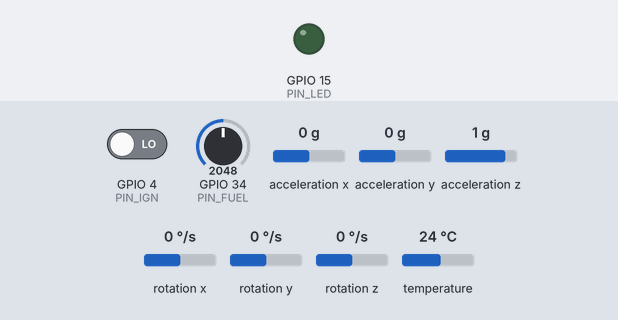
Recording of a sketch running on a simulated ESP32. On the bench: output pins drawn as LEDs (lit = HIGH). Inputs (shaded band) come from the test bench; at power-on: GPIO 4 (PIN_IGN) LOW, GPIO 34 (PIN_FUEL) = 2048, acceleration x 0 g, acceleration y 0 g, acceleration z 1 g, rotation x 0 °/s, rotation y 0 °/s, rotation z 0 °/s, temperature 24 °C. WiFi joins after 1.5 s; servers stay silent unless stated; the local clock reads 2024-03-15 10:24:30 at power-on unless the sketch sets it; random numbers use the default seed unless the sketch sets one; no MQTT or app messages arrive unless stated; what the sketch prints to the serial monitor is not drawn.

Above: at 0.1 s.
At 1.6 s:
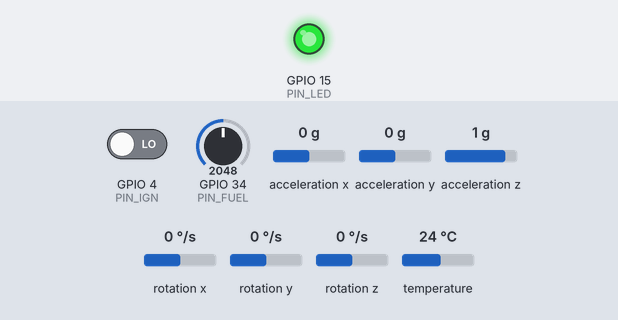
Timing chart, 0 to 3.1 s (numbered marks = the images above):
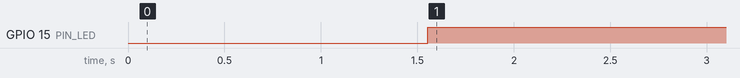

Measured:
- by itself, GPIO 15 (PIN_LED): LOW → HIGH at 1.6 s

The sketch:

sketch.ino
```cpp
// =====================================================
// Fleet Telematics - vehicle V01 (ESP32 in Wokwi)
// Reads simulated sensors, simulates driving, publishes JSON over MQTT
// =====================================================
#include <WiFi.h>
#include <PubSubClient.h>
#include <Wire.h>
#include <Adafruit_MPU6050.h>
#include <Adafruit_Sensor.h>
#include <math.h>
#include <time.h>

// ---------- Settings ----------
const char* WIFI_SSID  = "Wokwi-GUEST";   // Wokwi's virtual WiFi
const char* WIFI_PASS  = "";
const char* MQTT_HOST  = "broker.hivemq.com";
const uint16_t MQTT_PORT = 1883;
const char* PREFIX     = "fleet_demo_CHANGE_ME";
const char* VEHICLE_ID = "V01";

// ---------- Pins ----------
const int PIN_IGN  = 4;    // slide switch = ignition
const int PIN_FUEL = 34;   // potentiometer = fuel level
const int PIN_LED  = 15;   // green LED = MQTT connected
const int PIN_SDA  = 21;   // MPU6050
const int PIN_SCL  = 22;   // MPU6050

// ---------- Globals ----------
Adafruit_MPU6050 mpu;
WiFiClient net;
PubSubClient mqtt(net);

char topicTelemetry[96];
char topicStatus[96];
char clientId[48];

double lat = 30.0444, lon = 31.2357;   // simulated starting point
const double HEADING_DEG = 45.0;       // fixed driving direction
float speedKmh = 0;

bool prevIgn = false;
unsigned long driveStart = 0;
unsigned long lastPublish = 0;
unsigned long lastSim = 0;

// ---------- MPU6050 (Adafruit library) ----------
bool mpuInit() {
  Wire.begin(PIN_SDA, PIN_SCL);
  if (!mpu.begin()) return false;            // default I2C address 0x68
  mpu.setAccelerometerRange(MPU6050_RANGE_2_G);
  return true;
}

// Returns acceleration in g and chip temperature in Celsius.
bool readMpu(float &ax, float &ay, float &az, float &tempC) {
  sensors_event_t a, g, t;
  if (!mpu.getEvent(&a, &g, &t)) return false;
  ax = a.acceleration.x / 9.81f;   // library gives m/s^2, we want g (forward/backward)
  ay = a.acceleration.y / 9.81f;   // left/right
  az = a.acceleration.z / 9.81f;   // up/down
  tempC = t.temperature;
  return true;
}

// ---------- Simple driving simulation ----------
// 60-second cycle: accelerate 0-15s, cruise 15-45s, slow down 45-60s
float targetSpeed(unsigned long sec) {
  unsigned long t = sec % 60;
  if (t < 15) return 4.0f * t;
  if (t < 45) return 60.0f;
  return 60.0f - 4.0f * (t - 45);
}

void updateSimulation(bool ign) {
  unsigned long now = millis();
  float dt = (now - lastSim) / 1000.0f;
  lastSim = now;

  if (ign && !prevIgn) driveStart = now;   // ignition just turned on
  prevIgn = ign;

  speedKmh = ign ? targetSpeed((now - driveStart) / 1000) : 0;

  double d = (speedKmh / 3.6) * dt;        // meters travelled in dt
  double h = HEADING_DEG * M_PI / 180.0;
  lat += (d * cos(h)) / 111320.0;
  lon += (d * sin(h)) / (111320.0 * cos(lat * M_PI / 180.0));
}

// ---------- Connectivity ----------
bool connectWifi(unsigned long timeoutMs) {
  if (WiFi.status() == WL_CONNECTED) return true;
  Serial.print("WiFi");
  WiFi.begin(WIFI_SSID, WIFI_PASS, 6);
  unsigned long t0 = millis();
  while (WiFi.status() != WL_CONNECTED && millis() - t0 < timeoutMs) {
    delay(300);
    Serial.print(".");
  }
  bool ok = (WiFi.status() == WL_CONNECTED);
  Serial.println(ok ? " connected" : " FAILED");
  return ok;
}

void connectMqtt() {
  while (!mqtt.connected()) {
    if (!connectWifi(10000)) {
      delay(2000);
      continue;
    }
    Serial.print("MQTT connecting...");
    // Last Will: if this device vanishes, the broker publishes "offline"
    if (mqtt.connect(clientId, NULL, NULL, topicStatus, 1, true, "offline")) {
      Serial.println(" ok");
      mqtt.publish(topicStatus, "online", true);   // retained
      digitalWrite(PIN_LED, HIGH);
    } else {
      Serial.print(" failed, state=");
      Serial.println(mqtt.state());
      delay(3000);
    }
  }
}

// ---------- Arduino entry points ----------
void setup() {
  Serial.begin(115200);
  pinMode(PIN_IGN, INPUT);
  pinMode(PIN_LED, OUTPUT);
  digitalWrite(PIN_LED, LOW);

  Serial.println(mpuInit() ? "MPU6050 ok" : "MPU6050 NOT found");

  snprintf(topicTelemetry, sizeof(topicTelemetry), "%s/%s/telemetry", PREFIX, VEHICLE_ID);
  snprintf(topicStatus,    sizeof(topicStatus),    "%s/%s/status",    PREFIX, VEHICLE_ID);
  snprintf(clientId, sizeof(clientId), "%s-%s-%04X", PREFIX, VEHICLE_ID, (unsigned)random(0xFFFF));

  if (!connectWifi(15000)) {
    Serial.println("No WiFi, restarting...");
    delay(2000);
    ESP.restart();
  }

  configTime(0, 0, "pool.ntp.org");        // real time (UTC) for timestamps
  Serial.print("NTP sync");
  unsigned long t0 = millis();
  while (time(nullptr) < 1700000000 && millis() - t0 < 10000) {
    delay(200);
    Serial.print(".");
  }
  Serial.println(time(nullptr) >= 1700000000 ? " ok" : " FAILED (using uptime)");

  mqtt.setServer(MQTT_HOST, MQTT_PORT);
  mqtt.setBufferSize(512);
  mqtt.setKeepAlive(30);
  lastSim = millis();
}

void loop() {
  if (!mqtt.connected()) {
    digitalWrite(PIN_LED, LOW);
    connectMqtt();
  }
  mqtt.loop();

  bool ign = digitalRead(PIN_IGN) == HIGH;
  updateSimulation(ign);

  if (millis() - lastPublish >= 1000) {
    lastPublish = millis();

    float ax = 0, ay = 0, az = 0, chipTemp = 0;
    if (!readMpu(ax, ay, az, chipTemp)) {
      Serial.println("MPU read failed - telemetry skipped");
      return;                                  // never publish fake zeros
    }
    float engineTempSim = chipTemp + 25.0f;    // simulated engine temp = chip temp + offset

    float fuel = analogRead(PIN_FUEL) * 100.0f / 4095.0f;
    int rpm = ign ? (int)(800 + speedKmh * 30) : 0;

    time_t nowT = time(nullptr);
    unsigned long ts = (nowT >= 1700000000) ? (unsigned long)nowT : millis() / 1000;

    char payload[320];
    snprintf(payload, sizeof(payload),
      "{\"ts\":%lu,\"vid\":\"%s\",\"lat\":%.6f,\"lon\":%.6f,"
      "\"speed\":%.1f,\"ax\":%.3f,\"ay\":%.3f,\"temp\":%.1f,"
      "\"rpm\":%d,\"fuel\":%.1f,\"ign\":%d}",
      ts, VEHICLE_ID, lat, lon,
      speedKmh, ax, ay, engineTempSim, rpm, fuel, ign ? 1 : 0);

    if (!mqtt.publish(topicTelemetry, payload)) {
      Serial.println("Telemetry publish failed");
    }
    Serial.println(payload);
  }
}
```
